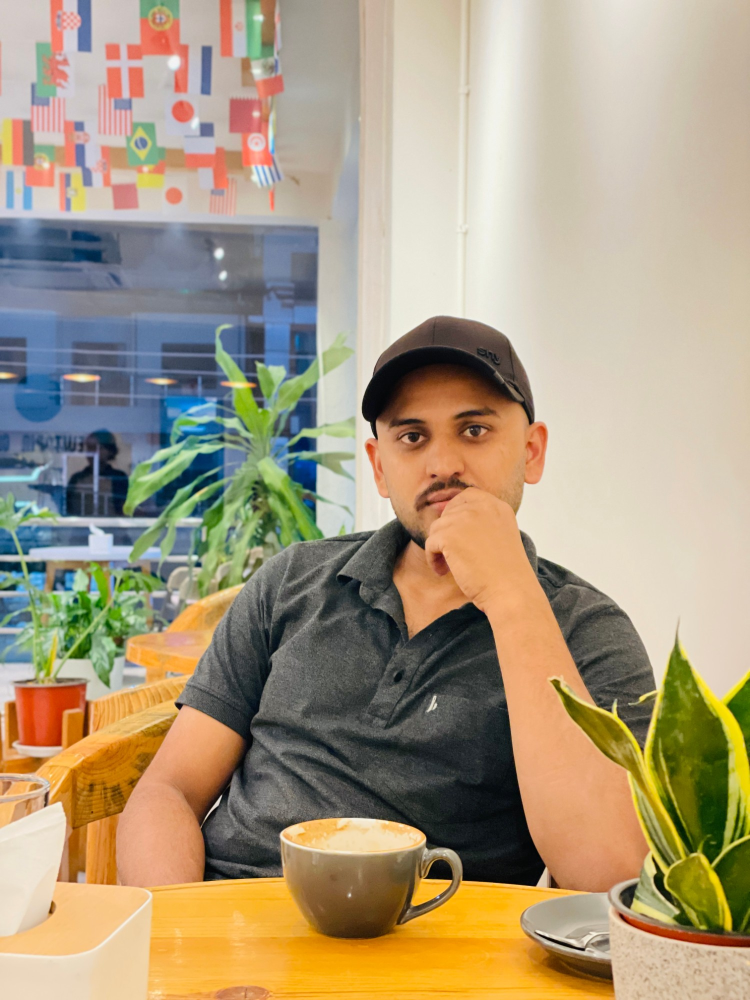
#> input picture media/poster/cafe.jpg, 1500 x 2000 px (shown at 1/2 size)
$ python -i make_poster.py   (imports and definitions only)
#> lines starting #> are read from the running program, lines starting #| are printed output that depends on the picture
#> further down, picture is the input picture: shape (2000, 1500, 3); mean B, G, R 126.8, 154.2, 170
"""Turn the café photo into an illustrated quote poster: a mustard wall with
soft leaf shadows and a hanging bulb, the sitter painted as an illustration,
a small spaced title and a handwritten-style quote.

The sitter keeps his own face: no generative model redraws him. He is cut
out with IS-Net (rembg's isnet-general-use), and the illustration is an
edge-preserving paint pass, soft cel steps on lightness, mid-frequency detail
kept for the beard and folds, and thin ink lines traced from the photo.

    pip install numpy opencv-python-headless onnxruntime pillow
    python3 media/poster/make_poster.py [fonts_dir]
"""

import sys
import urllib.request
from pathlib import Path

import cv2
import numpy as np
import onnxruntime as ort
from PIL import Image, ImageDraw, ImageFont

HERE = Path(__file__).resolve().parent
PHOTO = HERE / "cafe.jpg"
OUTPUT = HERE / "poster.jpg"
FONTS = Path(sys.argv[1]) if len(sys.argv) > 1 else HERE / "fonts"
CACHE = Path.home() / ".cache" / "rembg"
ISNET = "https://github.com/danielgatis/rembg/releases/download/v0.0.0/isnet-general-use.onnx"

W, H = 2160, 2700                       # 4:5
WALL = np.array([52, 160, 214], np.float32) / 255   # mustard, BGR
INK = np.array([0.09, 0.11, 0.17], np.float32)      # warm near-black, BGR
TEXT_RGB = (31, 26, 18)

TITLE = "ME  &  MY  COFFEE"
QUOTE = [
    "Been so busy chasing the big moments,",
    "I almost forgot how good",
    "the quiet ones feel.",
]
TABLE_Y = 1752      # the table's front edge in cafe.jpg; everything below is kept


# ------------------------------------------------------------------ cut-out ----

# [55 lines left out: functions isnet, solid, cutout, not called in this run]


# ------------------------------------------------------------- illustration ----

def illustrate(bgr):
    p = cv2.edgePreservingFilter(bgr, flags=cv2.RECURS_FILTER, sigma_s=45, sigma_r=0.28)
    p = cv2.edgePreservingFilter(p, flags=cv2.RECURS_FILTER, sigma_s=25, sigma_r=0.22)
    p = p.astype(np.float32) / 255
    g = cv2.cvtColor(bgr, cv2.COLOR_BGR2GRAY).astype(np.float32) / 255
    # Painted mid-detail (beard, folds), without the fine weave of the shirt.
    p += (cv2.GaussianBlur(g, (0, 0), 1.6) - cv2.GaussianBlur(g, (0, 0), 7))[..., None] * 0.55
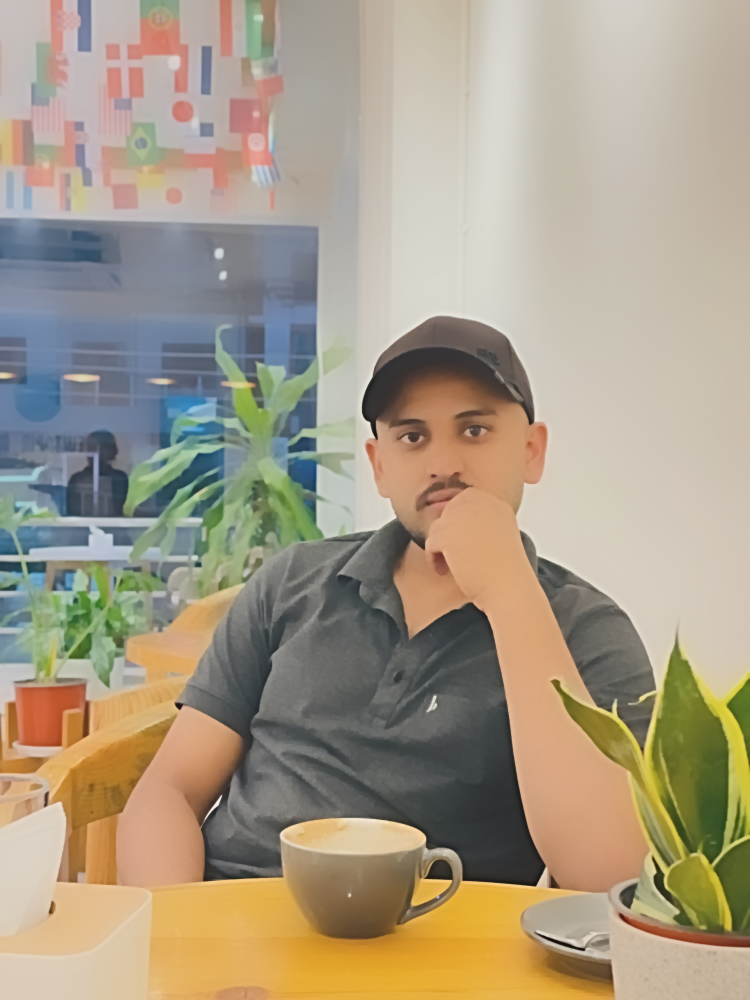
#> p: shape (2000, 1500, 3) float32 (shown at 1/2 size); mean B, G, R 0.497, 0.605, 0.665; drawn with min black and max white
    # Soft cel steps on lightness.
    lab = cv2.cvtColor(np.clip(p, 0, 1), cv2.COLOR_BGR2LAB)
#> lab: shape (2000, 1500, 3) float32; mean of channels 0, 1, 2 63.9, 3.2, 15.8
    L = lab[..., 0] / 100
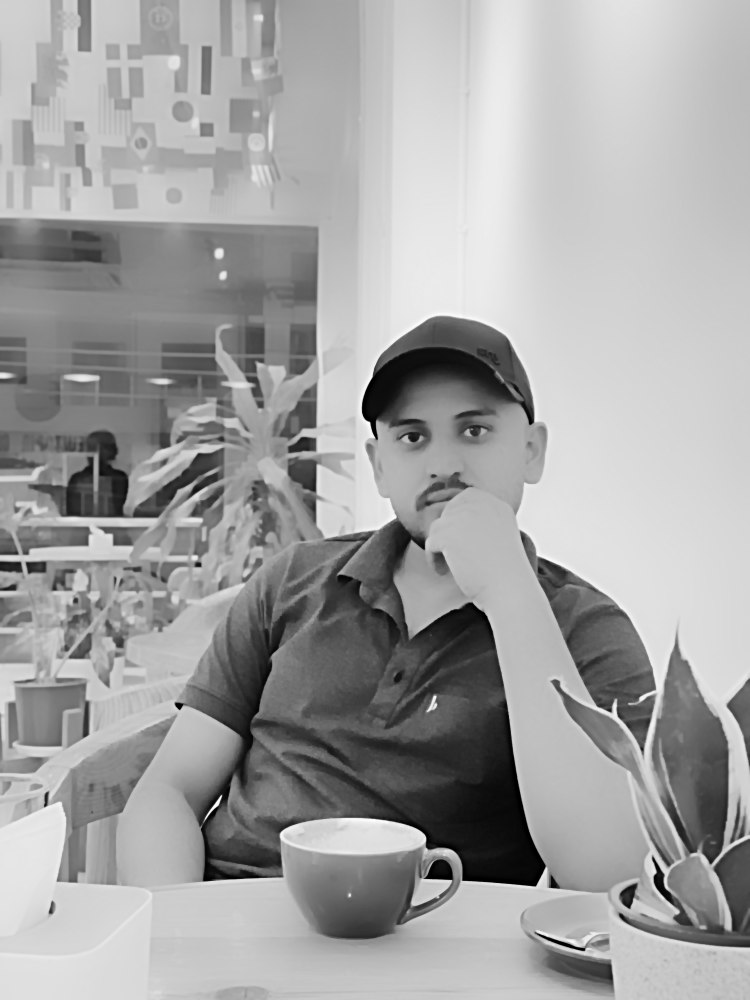
#> L: shape (2000, 1500) float32 (shown at 1/2 size); min 0, max 1, mean 0.639
    q = L * 6
    s = (np.floor(q) + 1 / (1 + np.exp(-(q - np.floor(q) - 0.5) * 8))) / 6
    lab[..., 0] = np.clip(s * 0.45 + L * 0.55, 0, 1) * 100
#> lab: shape (2000, 1500, 3) float32; mean of channels 0, 1, 2 63.7, 3.2, 15.8
    p = cv2.cvtColor(lab, cv2.COLOR_LAB2BGR)
    # Ink: XDoG on a gently smoothed luminance, specks removed.
    gs = cv2.bilateralFilter((g * 255).astype(np.uint8), 9, 40, 6).astype(np.float32) / 255
    d = cv2.GaussianBlur(gs, (0, 0), 1.3) - 0.982 * cv2.GaussianBlur(gs, (0, 0), 2.1)
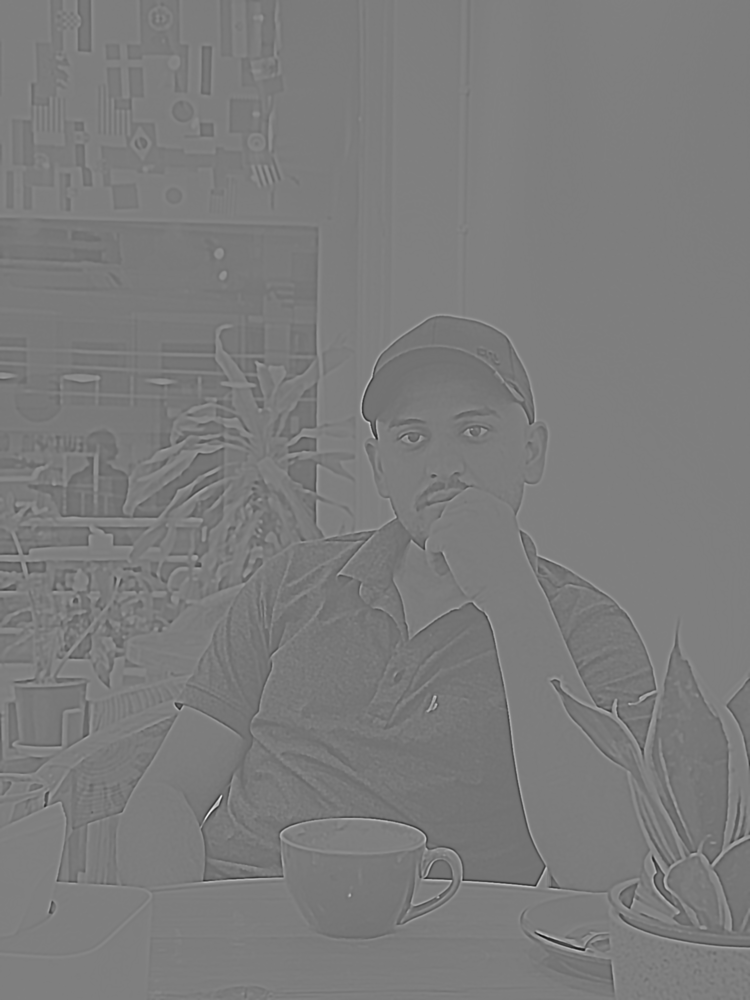
#> d: shape (2000, 1500) float32 (shown at 1/2 size); min -0.137, max 0.168, mean 0.011; drawn with min black and max white
    e = np.where(d >= -0.006, 1.0, 1 + np.tanh(45 * (d + 0.006))).astype(np.float32)
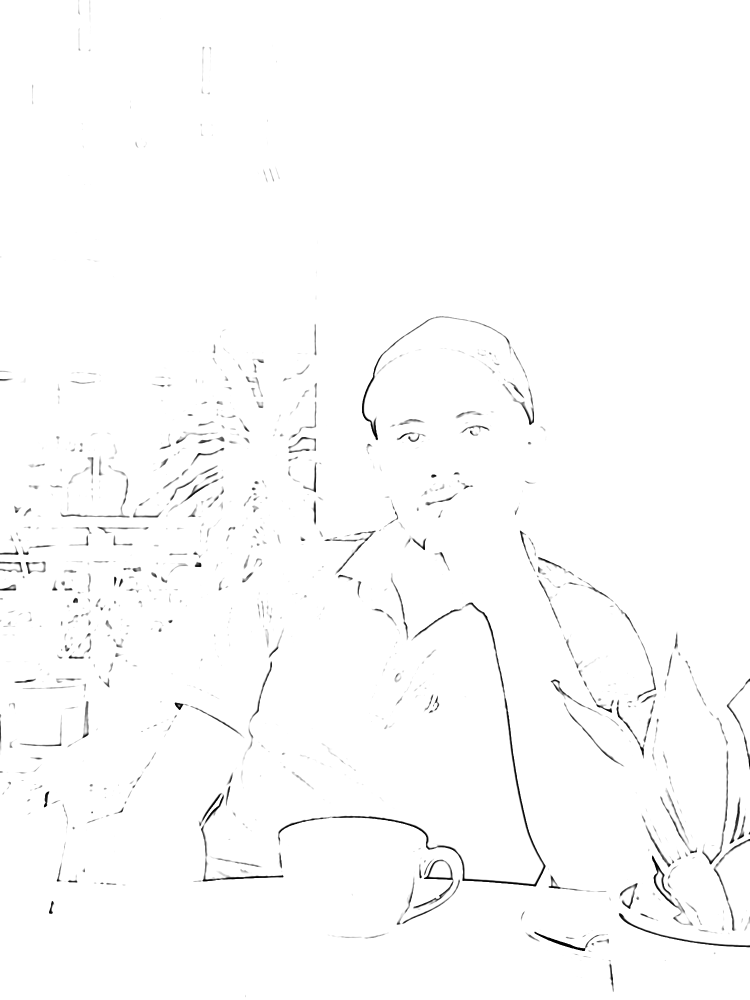
#> e: shape (2000, 1500) float32 (shown at 1/2 size); min 1.52e-05, max 1, mean 0.99
    n, lab_, st, _ = cv2.connectedComponentsWithStats(((1 - e) > 0.35).astype(np.uint8), 8)
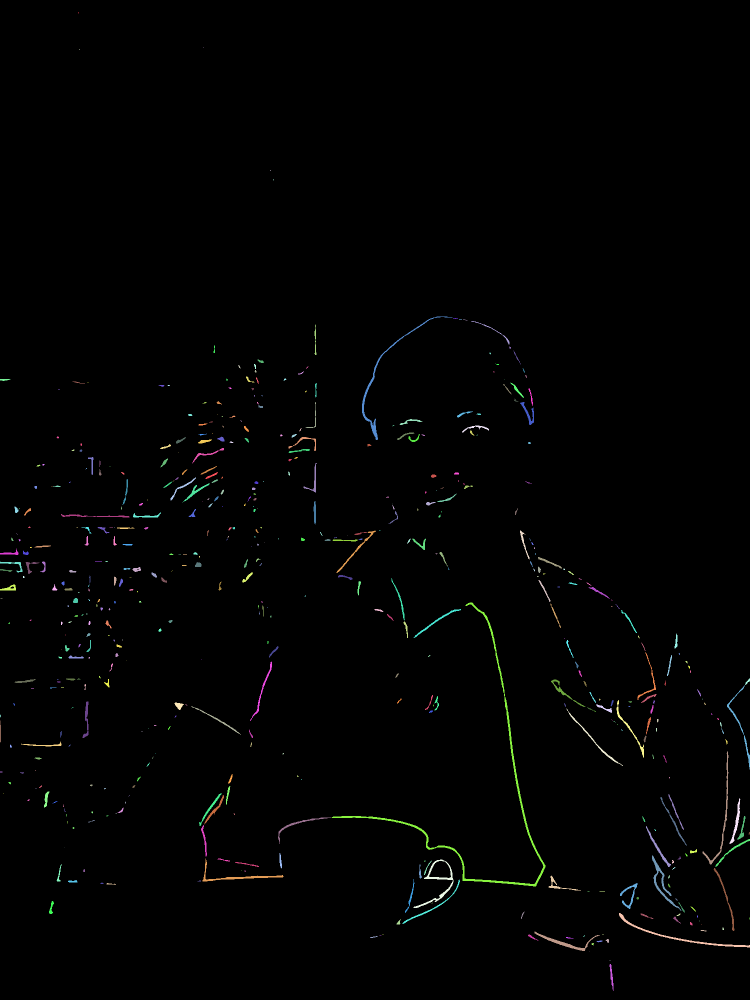
#> lab_: shape (2000, 1500) int32 (shown at 1/2 size); 533 distinct labels, from 0 to 532; one colour per label, 0 black
#> n = 533; st = 533 rows, first 6: [0, 0, 1500, 2000, 2962305], [157, 24, 1, 3, 3], [406, 95, 1, 1, 1], [158, 98, 1, 2, 2], [540, 340, 1, 2, 2], [546, 358, 1, 3, 3]
    keep = np.zeros(n, bool)
    keep[1:] = st[1:, 4] >= 40
    e = cv2.GaussianBlur(np.where(keep[lab_], e, 1.0).astype(np.float32), (0, 0), 0.7)
    k = (1 - e)[..., None] * 0.85
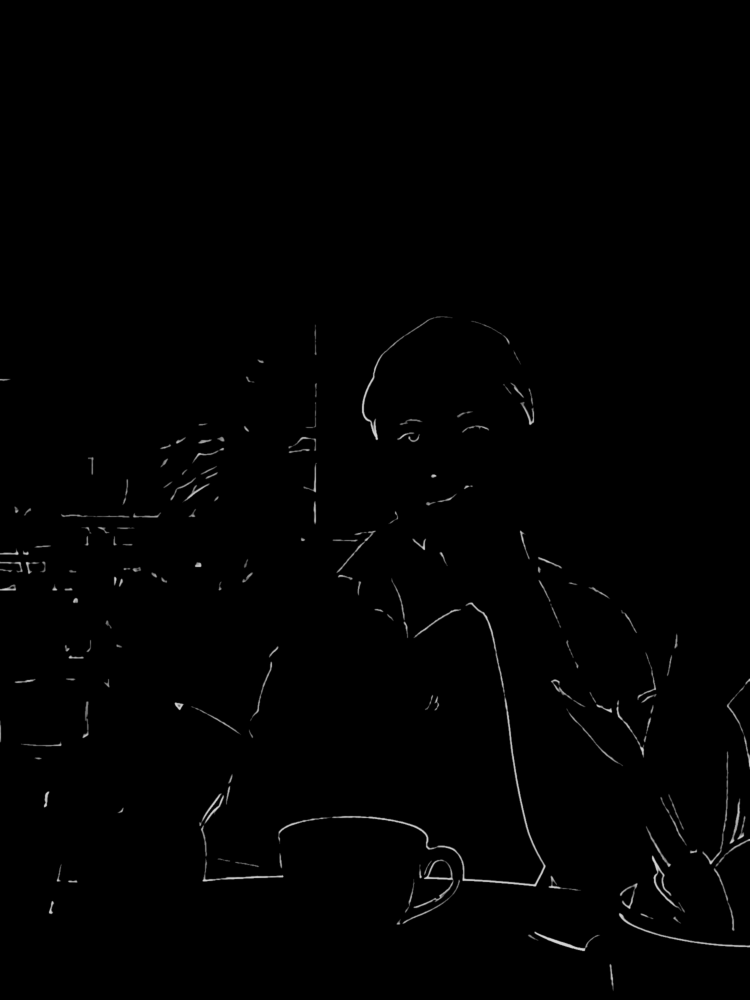
#> k: shape (2000, 1500, 1) float32 (shown at 1/2 size); min 0, max 0.849, mean 0.00636
    return np.clip(p * (1 - k) + INK * k, 0, 1)


# -------------------------------------------------------------------- wall ----

YY, XX = np.mgrid[0:H, 0:W].astype(np.float32)
BULB = (int(W * 0.135), int(H * 0.115))


# [127 lines left out: functions wall, leaf_shadows, bulb, text, main, not called in this run]


# [2 lines not run here, left out]

>>> import cv2
>>> picture = cv2.imread('cafe.jpg')
>>> result = illustrate(picture)
